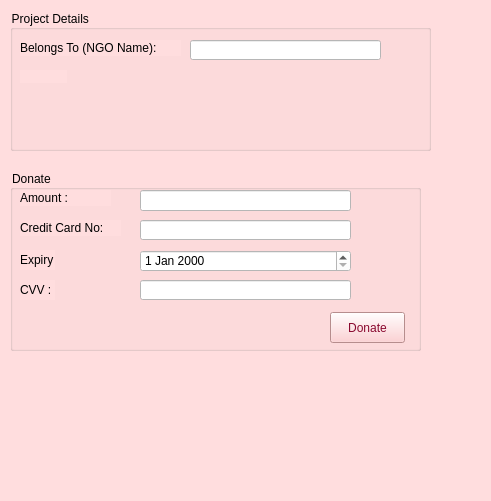
<?xml version="1.0" encoding="UTF-8"?>
<ui version="4.0">
 <class>MainWindow</class>
 <widget class="QMainWindow" name="MainWindow">
  <property name="geometry">
   <rect>
    <x>0</x>
    <y>0</y>
    <width>491</width>
    <height>501</height>
   </rect>
  </property>
  <property name="windowTitle">
   <string>MainWindow</string>
  </property>
  <property name="styleSheet">
   <string notr="true">background-color: rgb(255, 221, 222);</string>
  </property>
  <widget class="QWidget" name="centralwidget">
   <widget class="QGroupBox" name="groupBox">
    <property name="geometry">
     <rect>
      <x>10</x>
      <y>10</y>
      <width>421</width>
      <height>141</height>
     </rect>
    </property>
    <property name="title">
     <string>Project Details </string>
    </property>
    <widget class="QLabel" name="label_5">
     <property name="geometry">
      <rect>
       <x>10</x>
       <y>30</y>
       <width>161</width>
       <height>16</height>
      </rect>
     </property>
     <property name="text">
      <string>Belongs To (NGO Name):</string>
     </property>
    </widget>
    <widget class="QLabel" name="label_6">
     <property name="geometry">
      <rect>
       <x>10</x>
       <y>60</y>
       <width>47</width>
       <height>13</height>
      </rect>
     </property>
     <property name="text">
      <string/>
     </property>
    </widget>
    <widget class="QLineEdit" name="lineEdit_3">
     <property name="geometry">
      <rect>
       <x>180</x>
       <y>30</y>
       <width>191</width>
       <height>20</height>
      </rect>
     </property>
     <property name="styleSheet">
      <string notr="true">background-color:white;</string>
     </property>
    </widget>
   </widget>
   <widget class="QGroupBox" name="groupBox_2">
    <property name="geometry">
     <rect>
      <x>10</x>
      <y>170</y>
      <width>411</width>
      <height>181</height>
     </rect>
    </property>
    <property name="title">
     <string>Donate </string>
    </property>
    <widget class="QLabel" name="label">
     <property name="geometry">
      <rect>
       <x>10</x>
       <y>20</y>
       <width>91</width>
       <height>16</height>
      </rect>
     </property>
     <property name="text">
      <string>Amount : </string>
     </property>
    </widget>
    <widget class="QLabel" name="label_2">
     <property name="geometry">
      <rect>
       <x>10</x>
       <y>50</y>
       <width>101</width>
       <height>16</height>
      </rect>
     </property>
     <property name="text">
      <string>Credit Card No: </string>
     </property>
    </widget>
    <widget class="QLabel" name="label_3">
     <property name="geometry">
      <rect>
       <x>10</x>
       <y>80</y>
       <width>35</width>
       <height>20</height>
      </rect>
     </property>
     <property name="text">
      <string>Expiry : </string>
     </property>
    </widget>
    <widget class="QLabel" name="label_4">
     <property name="geometry">
      <rect>
       <x>10</x>
       <y>110</y>
       <width>35</width>
       <height>20</height>
      </rect>
     </property>
     <property name="text">
      <string>CVV : </string>
     </property>
    </widget>
    <widget class="QLineEdit" name="lineEdit">
     <property name="geometry">
      <rect>
       <x>130</x>
       <y>20</y>
       <width>211</width>
       <height>21</height>
      </rect>
     </property>
     <property name="styleSheet">
      <string notr="true">background-color:white;</string>
     </property>
    </widget>
    <widget class="QLineEdit" name="lineEdit_2">
     <property name="geometry">
      <rect>
       <x>130</x>
       <y>50</y>
       <width>211</width>
       <height>20</height>
      </rect>
     </property>
     <property name="styleSheet">
      <string notr="true">background-color:white;</string>
     </property>
    </widget>
    <widget class="QLineEdit" name="lineEdit_4">
     <property name="geometry">
      <rect>
       <x>130</x>
       <y>110</y>
       <width>211</width>
       <height>20</height>
      </rect>
     </property>
     <property name="styleSheet">
      <string notr="true">background-color:white;</string>
     </property>
    </widget>
    <widget class="QDateEdit" name="dateEdit">
     <property name="geometry">
      <rect>
       <x>130</x>
       <y>80</y>
       <width>211</width>
       <height>22</height>
      </rect>
     </property>
     <property name="styleSheet">
      <string notr="true">background-color:white;</string>
     </property>
    </widget>
    <widget class="QPushButton" name="DonateButton">
     <property name="geometry">
      <rect>
       <x>320</x>
       <y>142</y>
       <width>75</width>
       <height>31</height>
      </rect>
     </property>
     <property name="styleSheet">
      <string notr="true">color: rgb(138, 9, 47);
background-color:rgb(255, 197, 198);;</string>
     </property>
     <property name="text">
      <string>Donate</string>
     </property>
    </widget>
   </widget>
   <widget class="QLabel" name="label_10">
    <property name="geometry">
     <rect>
      <x>10</x>
      <y>390</y>
      <width>131</width>
      <height>51</height>
     </rect>
    </property>
    <property name="text">
     <string/>
    </property>
    <property name="pixmap">
     <pixmap>../MyLogo.png</pixmap>
    </property>
    <property name="scaledContents">
     <bool>true</bool>
    </property>
   </widget>
   <widget class="QLabel" name="label_11">
    <property name="geometry">
     <rect>
      <x>10</x>
      <y>400</y>
      <width>131</width>
      <height>51</height>
     </rect>
    </property>
    <property name="text">
     <string/>
    </property>
    <property name="pixmap">
     <pixmap>../Logo.png</pixmap>
    </property>
    <property name="scaledContents">
     <bool>true</bool>
    </property>
   </widget>
  </widget>
  <widget class="QMenuBar" name="menubar">
   <property name="geometry">
    <rect>
     <x>0</x>
     <y>0</y>
     <width>491</width>
     <height>36</height>
    </rect>
   </property>
  </widget>
  <widget class="QStatusBar" name="statusbar"/>
 </widget>
 <resources/>
 <connections/>
</ui>
